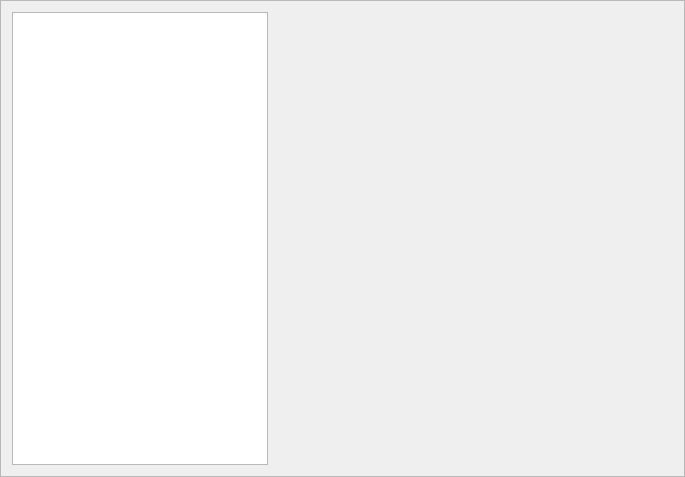
<?xml version="1.0" encoding="UTF-8"?>
<ui version="4.0">
 <class>Navigation</class>
 <widget class="QFrame" name="Navigation">
  <property name="geometry">
   <rect>
    <x>0</x>
    <y>0</y>
    <width>685</width>
    <height>477</height>
   </rect>
  </property>
  <property name="windowTitle">
   <string>Frame</string>
  </property>
  <property name="frameShape">
   <enum>QFrame::StyledPanel</enum>
  </property>
  <property name="frameShadow">
   <enum>QFrame::Raised</enum>
  </property>
  <layout class="QHBoxLayout" name="horizontalLayout">
   <item>
    <widget class="QTreeView" name="tree_view">
     <property name="sizePolicy">
      <sizepolicy hsizetype="Maximum" vsizetype="Expanding">
       <horstretch>0</horstretch>
       <verstretch>0</verstretch>
      </sizepolicy>
     </property>
    </widget>
   </item>
   <item>
    <widget class="QStackedWidget" name="stacked_widget">
     <property name="sizePolicy">
      <sizepolicy hsizetype="Preferred" vsizetype="Preferred">
       <horstretch>0</horstretch>
       <verstretch>0</verstretch>
      </sizepolicy>
     </property>
    </widget>
   </item>
  </layout>
 </widget>
 <resources/>
 <connections/>
</ui>
